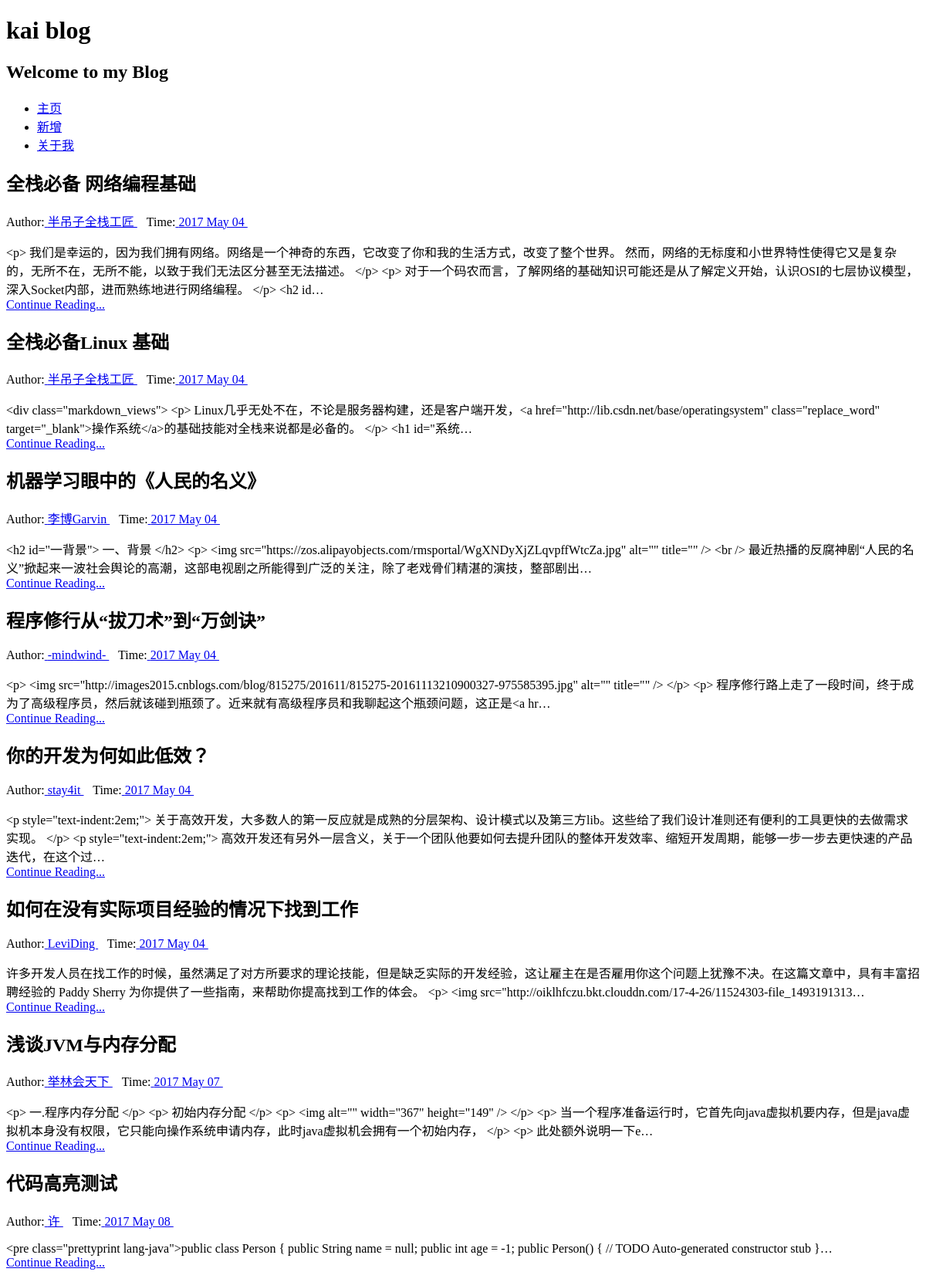
The page /blog/index/ on the database its author committed.
### blog/models.py (models this page shows, shortened)
class Blog(models.Model):
    title = models.CharField('标题', max_length=32)
    author = models.CharField('作者', max_length=16)
    content = models.TextField('文章内容')
    created = models.DateTimeField('发布时间', auto_now_add=True)

### blog/views.py (the view)
def index(request):
    blogs = models.Blog.objects.all()
    return render(request, 'blog/index.html', {'blogs': blogs})

### blog/templates/blog/index.html
{% extends "blog/base.html" %}
{% block content %}
<div class="posts">
    {% for blog in blogs %}
    <section class="post">
        <header class="post-header">
            <h2 class="post-title">{{blog.title}}</h2>
            <p class="post-meta">
                Author:<a class="post-author" href="#">
                {{blog.author}}
            </a>&nbsp;&nbsp;
                Time:<a class="post-author" href="#">
                {{blog.created | date:'Y M d'}}
            </a>&nbsp;
            </p>
        </header>
        <div class="post-description">
            <p>
                {{blog.content | truncatechars:200}}<br>
                <a class="pure-button" href="{% url 'blog:get_details' blog.id %}" >Continue Reading...</a>
            </p>
        </div>
    </section>
    {% endfor %}
</div>
{% endblock %}

### blog/templates/blog/base.html (shortened to what this page needs)
<!doctype html>
<html lang="en">
<head>
    <link rel="stylesheet" href="http://yui.yahooapis.com/pure/0.5.0/pure-min.css">
    <link rel="stylesheet" href="http://picturebag.qiniudn.com/blog.css">
    <link rel="stylesheet" href="http://yui.yahooapis.com/pure/0.5.0/grids-responsive-min.css">
    <link href="/static/syntaxhighlighter/styles/shCore.css" rel="stylesheet" type="text/css">
    <link href="/static/syntaxhighlighter/styles/shCoreDefault.css" rel="stylesheet" type="text/css">
</head>
<body>
<div id="layout" class="pure-g">
    <div class="sidebar pure-u-1 pure-u-md-1-4">
        <div class="header">
            <h1 class="brand-title">kai blog</h1>
            <h2 class="brand-tagline">Welcome to my Blog</h2>
            <nav class="nav">
                <ul class="nav-list">
                    <li class="nav-item">
                        <a class="pure-button" href="{% url 'blog:index' %}">主页</a>
                    </li>
                    <li class="nav-item">
                        <a class="pure-button" href="{% url 'blog:edit_page' 0 %}">新增</a>
                    </li>
                    <li class="nav-item">
                        <a class="pure-button" href="{% url 'blog:aboutMe' %}">关于我</a>
                    </li>
                </ul>
            </nav>
        </div>
    </div>
    <div class="content pure-u-1 pure-u-md-3-4">
        <div>
            {%block content%}{%endblock%}
        </div>
    </div>
</div>
</body>
</html>

### rows shown on the page
Blog: title "全栈必备 网络编程基础", author "半吊子全栈工匠", created "2017 May 04", content "<p> 我们是幸运的，因为我们拥有网络。网络是一个神奇的东西，它改变了你和我的生活方式，改变了整个世界。 然而，网络的无标度和小世界特性使得它又是复杂的，无所不在，无所不能，以致于我们无法区分甚至无法描述。 </p> <p> 对于一个码农而言，了解网络的基础知识可能还是从了解定义开始，认识OSI的七层协议模型，深入Socket内部，进而熟练地进行网络编程。 </p> <h2 id…"
Blog: title "全栈必备Linux 基础", author "半吊子全栈工匠", created "2017 May 04", content "<div class=\"markdown_views\"> <p> Linux几乎无处不在，不论是服务器构建，还是客户端开发，<a href=\"http://lib.csdn.net/base/operatingsystem\" class=\"replace_word\" target=\"_blank\">操作系统</a>的基础技能对全栈来说都是必备的。 </p> <h1 id=\"系统…"
Blog: title "机器学习眼中的《人民的名义》", author "李博Garvin", created "2017 May 04", content "<h2 id=\"一背景\"> 一、背景 </h2> <p> <img src=\"https://zos.alipayobjects.com/rmsportal/WgXNDyXjZLqvpffWtcZa.jpg\" alt=\"\" title=\"\" /> <br /> 最近热播的反腐神剧“人民的名义”掀起来一波社会舆论的高潮，这部电视剧之所能得到广泛的关注，除了老戏骨们精湛的演技，整部剧出…"
Blog: title "程序修行从“拔刀术”到“万剑诀”", author "-mindwind-", created "2017 May 04", content "<p> <img src=\"http://images2015.cnblogs.com/blog/815275/201611/815275-20161113210900327-975585395.jpg\" alt=\"\" title=\"\" /> </p> <p> 程序修行路上走了一段时间，终于成为了高级程序员，然后就该碰到瓶颈了。近来就有高级程序员和我聊起这个瓶颈问题，这正是<a hr…"
Blog: title "你的开发为何如此低效？", author "stay4it", created "2017 May 04", content "<p style=\"text-indent:2em;\"> 关于高效开发，大多数人的第一反应就是成熟的分层架构、设计模式以及第三方lib。这些给了我们设计准则还有便利的工具更快的去做需求实现。 </p> <p style=\"text-indent:2em;\"> 高效开发还有另外一层含义，关于一个团队他要如何去提升团队的整体开发效率、缩短开发周期，能够一步一步去更快速的产品迭代，在这个过…"
Blog: title "如何在没有实际项目经验的情况下找到工作", author "LeviDing", created "2017 May 04", content "许多开发人员在找工作的时候，虽然满足了对方所要求的理论技能，但是缺乏实际的开发经验，这让雇主在是否雇用你这个问题上犹豫不决。在这篇文章中，具有丰富招聘经验的 Paddy Sherry 为你提供了一些指南，来帮助你提高找到工作的体会。 <p> <img src=\"http://oiklhfczu.bkt.clouddn.com/17-4-26/11524303-file_1493191313…"
Blog: title "浅谈JVM与内存分配", author "举林会天下", created "2017 May 07", content "<p> 一.程序内存分配 </p> <p> 初始内存分配 </p> <p> <img alt=\"\" width=\"367\" height=\"149\" /> </p> <p> 当一个程序准备运行时，它首先向java虚拟机要内存，但是java虚拟机本身没有权限，它只能向操作系统申请内存，此时java虚拟机会拥有一个初始内存， </p> <p> 此处额外说明一下e…"
Blog: title "代码高亮测试", author "许", created "2017 May 08", content "<pre class=\"prettyprint lang-java\">public class Person { public String name = null; public int age = -1; public Person() { // TODO Auto-generated constructor stub }…"
